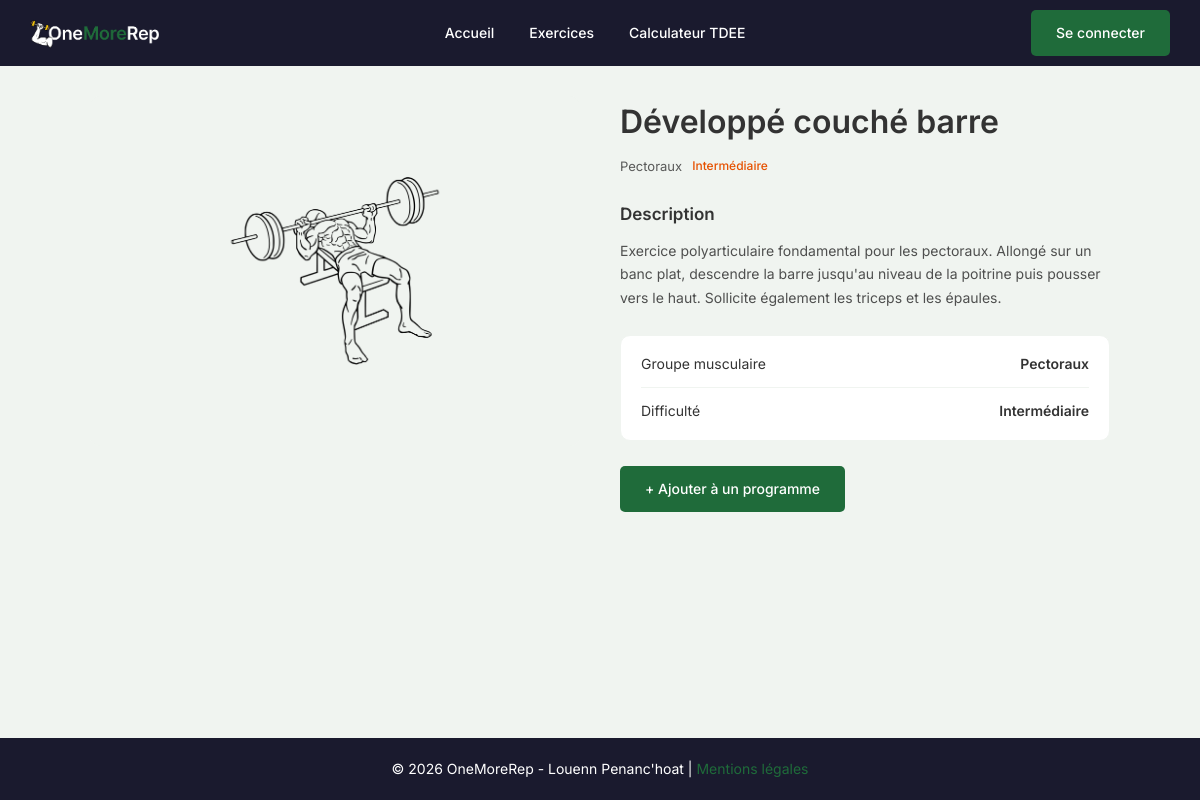
The app's page /index.php?route=show-exercise&id=1 with its own data.
### tables this page shows
CREATE TABLE `exercises` (
  `id` int NOT NULL,
  `muscle_group_id` int NOT NULL,
  `name` varchar(255) NOT NULL,
  `description` text NOT NULL,
  `difficulty` enum('Débutant','Intermédiaire','Avancé') NOT NULL,
  `image` varchar(255) DEFAULT NULL
);

CREATE TABLE `muscle_groups` (
  `id` int NOT NULL,
  `name` varchar(100) NOT NULL
);

### controllers/AbstractController.php (called while the page is built, shortened)
<?php
abstract class AbstractController
{
    protected function render(string $template, array $data): void
    {
        require __DIR__ . "/../templates/layout.phtml";
    }
}

### controllers/ExerciseController.php (called while the page is built, shortened)
<?php
class ExerciseController extends AbstractController
{
    private ExerciseManager $exerciseManager;
    public function __construct()
    {
        $this->exerciseManager = new ExerciseManager();
    }
    public function show(int $id): void
    {
        $exercise = $this->exerciseManager->findOne($id);
        $this->render("pages/exercises/show.phtml", [
            "exercise" => $exercise,
            "title" => $exercise->getName(),
            "description" => $exercise->getName() . " - Exercice " . $exercise->getDifficulty() . " pour les " . $exercise->getMuscleGroup()->getName() . "."
        ]);
    }
}

### index.php (called while the page is built, shortened)
<?php
$router = new Router();
$router->handleRequest();

### managers/AbstractManager.php (called while the page is built, shortened)
<?php
abstract class AbstractManager
{
    public function __construct()
    {
        $connexion = "mysql:host=" . $_ENV["DB_HOST"] . ";port=3306;charset=" . $_ENV["DB_CHARSET"] . ";dbname=" . $_ENV["DB_NAME"];
        try {
            $this->db = new PDO(
                $connexion,
                $_ENV["DB_USER"],
                $_ENV["DB_PASSWORD"]
            );
        } catch (PDOException $e) {
            die("Une erreur technique est survenue. Merci de réessayer plus tard.");
        }
    }
}

### managers/ExerciseManager.php (called while the page is built, shortened)
<?php
class ExerciseManager extends AbstractManager
{
    public function findOne(int $id): ?Exercise
    {
        $query = $this->db->prepare(
            "SELECT e.id, e.name, e.description, e.difficulty, e.image,
                    mg.id AS muscle_group_id, mg.name AS muscle_group_name
             FROM exercises e
             JOIN muscle_groups mg ON e.muscle_group_id = mg.id
             WHERE e.id = :id"
        );
        $query->execute(["id" => $id]);
        $row = $query->fetch(PDO::FETCH_ASSOC);
        $muscleGroup = new MuscleGroup($row["muscle_group_name"], $row["muscle_group_id"]);
        return new Exercise(
            $row["name"],
            $row["description"],
            $row["difficulty"],
            $muscleGroup,
            $row["image"],
            $row["id"]
        );
    }
}

### models/Exercise.php (called while the page is built, shortened)
<?php
class Exercise
{
    public function getName(): string
    {
        return $this->name;
    }
    public function getDescription(): string
    {
        return $this->description;
    }
    public function getDifficulty(): string
    {
        return $this->difficulty;
    }
    public function getMuscleGroup(): MuscleGroup
    {
        return $this->muscleGroup;
    }
    public function getImage(): ?string
    {
        return $this->image;
    }
}

### models/MuscleGroup.php (called while the page is built, shortened)
<?php
class MuscleGroup
{
    public function getName(): string
    {
        return $this->name;
    }
}

### templates/pages/exercises/show.phtml (the view)
<?php $badges = ['Débutant' => 'beginner', 'Intermédiaire' => 'intermediate', 'Avancé' => 'advanced']; ?>
<?php $exercise = $data["exercise"]; ?>
<section class="exercise-detail">
    <div class="exercise-detail-content">
        <div class="exercise-detail-img">
            <img src="assets/images/exercises/<?= htmlspecialchars($exercise->getImage()) ?>" alt="<?= htmlspecialchars($exercise->getName()) ?>" loading="lazy">
        </div>
        <div class="exercise-detail-info">
            <h1><?= htmlspecialchars($exercise->getName()) ?></h1>
            <div class="exercise-detail-meta">
                <span class="exercise-group"><?= htmlspecialchars($exercise->getMuscleGroup()->getName()) ?></span>
                <span class="badge badge-<?= $badges[$exercise->getDifficulty()] ?>">
                    <?= htmlspecialchars($exercise->getDifficulty()) ?>
                </span>
            </div>
            <h2>Description</h2>
            <p class="exercise-detail-desc"><?= htmlspecialchars($exercise->getDescription()) ?></p>
            <div class="exercise-detail-table">
                <div class="exercise-detail-row">
                    <span>Groupe musculaire</span>
                    <span><?= htmlspecialchars($exercise->getMuscleGroup()->getName()) ?></span>
                </div>
                <div class="exercise-detail-row">
                    <span>Difficulté</span>
                    <span><?= htmlspecialchars($exercise->getDifficulty()) ?></span>
                </div>
            </div>
            <a href="index.php?route=create-program" class="btn btn-primary exercise-detail-btn">+ Ajouter à un programme</a>
        </div>
    </div>
</section>

### assets/css/style.css (style rules this page uses)
:root { --color-primary: #1f6b3a; --color-navy: #1a1a2e; --color-background: #f0f4f0; --color-white: #ffffff; --color-text: #333333; --color-error: #d32f2f; --badge-beginner: #1565c0; --badge-intermediate: #e65100; --badge-advanced: #c62828; --font-family: "Inter", sans-serif; }
* { margin: 0; padding: 0; box-sizing: border-box; }
html { font-size: 62.5%; }
body { font-family: var(--font-family); font-size: 1.6rem; line-height: 1.6; color: var(--color-text); background-color: var(--color-background); min-height: 100vh; display: flex; flex-direction: column; }
a { text-decoration: none; color: var(--color-primary); }
img { max-width: 100%; height: auto; display: block; }
.btn { display: inline-block; padding: 1.2rem 2.5rem; border-radius: 0.5rem; font-size: 1.4rem; font-weight: 500; border: none; cursor: pointer; font-family: var(--font-family); text-align: center; }
.btn-primary { background-color: var(--color-primary); color: var(--color-white); }
.exercise-group { font-size: 1.3rem; color: var(--color-text); opacity: 0.8; }
.badge { font-size: 1.2rem; font-weight: 500; }
.badge-intermediate { color: var(--badge-intermediate); }
.exercise-detail { padding: 2rem; max-width: 110rem; margin: 0 auto; }
.exercise-detail-img { background-color: var(--color-background); border-radius: 1rem; display: flex; align-items: center; justify-content: center; padding: 3rem; margin-bottom: 2.5rem; }
.exercise-detail-img img { max-height: 25rem; object-fit: contain; }
.exercise-detail-info h1 { font-size: 2.2rem; font-weight: 600; margin-bottom: 0.8rem; }
.exercise-detail-meta { display: flex; align-items: center; gap: 1rem; margin-bottom: 2.5rem; }
.exercise-detail-info h2 { font-size: 1.7rem; font-weight: 600; margin-bottom: 1rem; }
.exercise-detail-desc { font-size: 1.4rem; line-height: 1.7; color: var(--color-text); opacity: 0.85; margin-bottom: 2.5rem; }
.exercise-detail-table { background-color: var(--color-white); border-radius: 1rem; border: 1px solid var(--color-background); padding: 0.5rem 2rem; margin-bottom: 2.5rem; }
.exercise-detail-row { display: flex; justify-content: space-between; padding: 1.2rem 0; font-size: 1.4rem; }
.exercise-detail-row + .exercise-detail-row { border-top: 1px solid var(--color-background); }
.exercise-detail-row span:last-child { font-weight: 600; }
.exercise-detail-btn { display: block; text-align: center; width: 100%; }
@media (min-width: 768px) { .exercise-detail { padding: 3rem 4rem; } }
@media (min-width: 768px) { .exercise-detail-content { display: grid; grid-template-columns: 1fr 1fr; gap: 4rem; align-items: start; } }
@media (min-width: 768px) { .exercise-detail-img { margin-bottom: 0; padding: 4rem; min-height: 35rem; } }
@media (min-width: 768px) { .exercise-detail-info h1 { font-size: 3.2rem; } }
@media (min-width: 768px) { .exercise-detail-btn { width: auto; display: inline-block; } }

### records on screen
exercises: image (picture), name "Développé couché barre", muscle_group.name "Pectoraux", difficulty "Intermédiaire", description "Exercice polyarticulaire fondamental pour les pectoraux. Allongé sur un banc plat, descendre la barre jusqu'au niveau de la poitrine puis pousser vers le haut. Sollicite également les triceps et les épaules."
